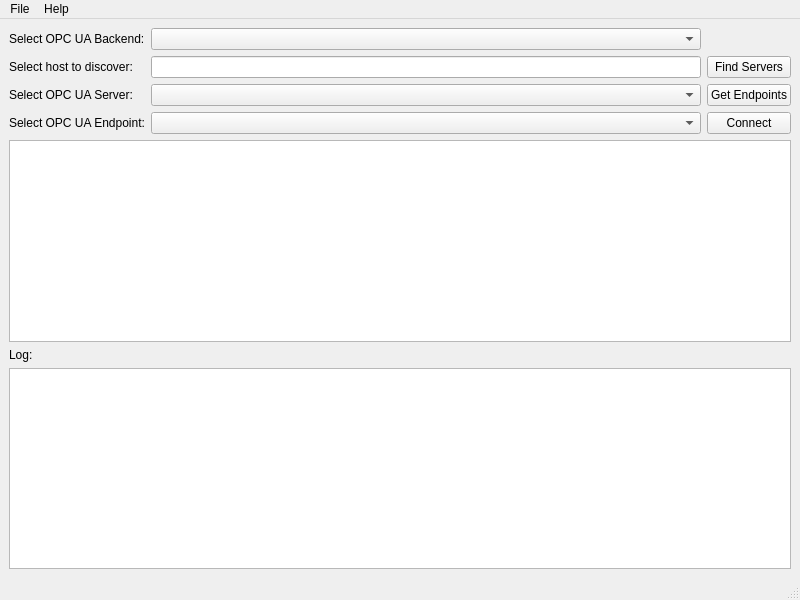
<?xml version="1.0" encoding="UTF-8"?>
<ui version="4.0">
 <class>MainWindow</class>
 <widget class="QMainWindow" name="MainWindow">
  <property name="geometry">
   <rect>
    <x>0</x>
    <y>0</y>
    <width>800</width>
    <height>600</height>
   </rect>
  </property>
  <property name="minimumSize">
   <size>
    <width>800</width>
    <height>0</height>
   </size>
  </property>
  <property name="windowTitle">
   <string>MainWindow</string>
  </property>
  <widget class="QWidget" name="centralwidget">
   <layout class="QGridLayout" name="gridLayout">
    <item row="1" column="0">
     <widget class="QTreeView" name="treeView">
      <property name="alternatingRowColors">
       <bool>true</bool>
      </property>
      <property name="selectionBehavior">
       <enum>QAbstractItemView::SelectItems</enum>
      </property>
     </widget>
    </item>
    <item row="0" column="0">
     <layout class="QVBoxLayout" name="verticalLayout">
      <item>
       <layout class="QGridLayout" name="gridLayout_2">
        <item row="0" column="0">
         <widget class="QLabel" name="label">
          <property name="text">
           <string>Select OPC UA Backend:</string>
          </property>
         </widget>
        </item>
        <item row="1" column="2">
         <widget class="QPushButton" name="findServersButton">
          <property name="text">
           <string>Find Servers</string>
          </property>
         </widget>
        </item>
        <item row="2" column="2">
         <widget class="QPushButton" name="getEndpointsButton">
          <property name="text">
           <string>Get Endpoints</string>
          </property>
         </widget>
        </item>
        <item row="2" column="1">
         <widget class="QComboBox" name="servers"/>
        </item>
        <item row="2" column="0">
         <widget class="QLabel" name="label_3">
          <property name="text">
           <string>Select OPC UA Server:</string>
          </property>
         </widget>
        </item>
        <item row="1" column="1">
         <widget class="QLineEdit" name="host">
          <property name="clearButtonEnabled">
           <bool>true</bool>
          </property>
         </widget>
        </item>
        <item row="0" column="1">
         <widget class="QComboBox" name="opcUaPlugin"/>
        </item>
        <item row="1" column="0">
         <widget class="QLabel" name="label_2">
          <property name="text">
           <string>Select host to discover:</string>
          </property>
         </widget>
        </item>
        <item row="3" column="0">
         <widget class="QLabel" name="label_5">
          <property name="text">
           <string>Select OPC UA Endpoint:</string>
          </property>
         </widget>
        </item>
        <item row="3" column="1">
         <widget class="QComboBox" name="endpoints">
          <property name="sizePolicy">
           <sizepolicy hsizetype="Expanding" vsizetype="Preferred">
            <horstretch>0</horstretch>
            <verstretch>0</verstretch>
           </sizepolicy>
          </property>
         </widget>
        </item>
        <item row="3" column="2">
         <widget class="QPushButton" name="connectButton">
          <property name="text">
           <string>Connect</string>
          </property>
         </widget>
        </item>
       </layout>
      </item>
     </layout>
    </item>
    <item row="2" column="0">
     <widget class="QLabel" name="label_4">
      <property name="text">
       <string>Log:</string>
      </property>
     </widget>
    </item>
    <item row="3" column="0">
     <widget class="QPlainTextEdit" name="log">
      <property name="lineWrapMode">
       <enum>QPlainTextEdit::NoWrap</enum>
      </property>
      <property name="readOnly">
       <bool>true</bool>
      </property>
     </widget>
    </item>
   </layout>
  </widget>
  <widget class="QMenuBar" name="menubar">
   <property name="geometry">
    <rect>
     <x>0</x>
     <y>0</y>
     <width>800</width>
     <height>30</height>
    </rect>
   </property>
   <widget class="QMenu" name="menuFile">
    <property name="title">
     <string>File</string>
    </property>
    <addaction name="quitAction"/>
   </widget>
   <widget class="QMenu" name="menuHelp">
    <property name="title">
     <string>Help</string>
    </property>
    <addaction name="aboutAction"/>
   </widget>
   <addaction name="menuFile"/>
   <addaction name="menuHelp"/>
  </widget>
  <widget class="QStatusBar" name="statusbar"/>
  <action name="quitAction">
   <property name="text">
    <string>Quit</string>
   </property>
  </action>
  <action name="actionHelp">
   <property name="text">
    <string>Help</string>
   </property>
  </action>
  <action name="actionAbout_Qt">
   <property name="text">
    <string>About Qt</string>
   </property>
  </action>
  <action name="aboutAction">
   <property name="text">
    <string>About Qt</string>
   </property>
  </action>
 </widget>
 <resources/>
 <connections/>
</ui>
